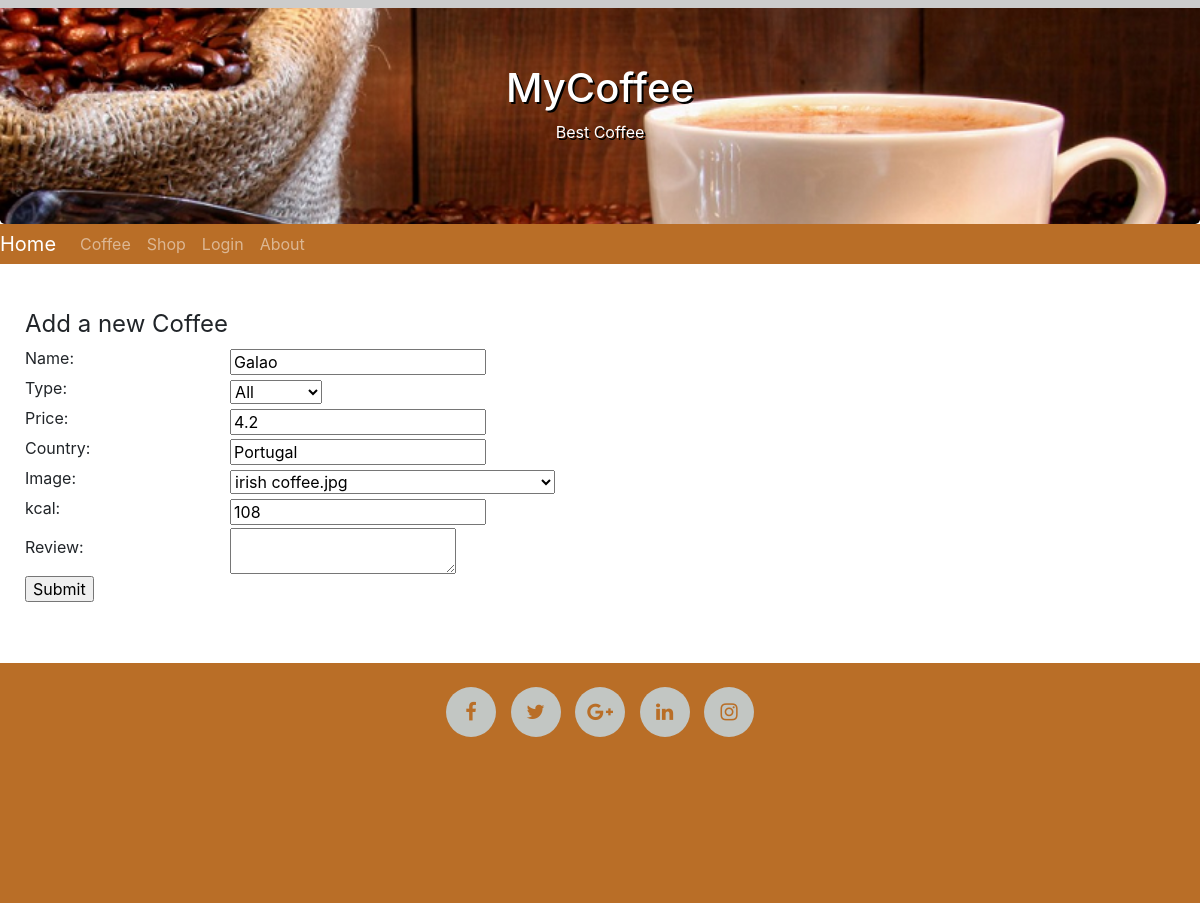
Screenshot of /CoffeeAdd.php?update=4 with the database file from the repository.
### tables this page shows
CREATE TABLE IF NOT EXISTS `coffee` (
  `coffeeId` int(11) NOT NULL AUTO_INCREMENT,
  `name` varchar(255) DEFAULT NULL,
  `type` varchar(255) DEFAULT NULL,
  `price` double DEFAULT NULL,
  `avgReview` varchar(255) DEFAULT NULL,
  `country` varchar(255) DEFAULT NULL,
  `image` varchar(255) DEFAULT NULL,
  `kcal` double DEFAULT NULL,
  `review` text,
  PRIMARY KEY (`coffeeId`)
);

### mvc/CoffeeModel.php (called while the page is built, shortened)
<?php
include('entite.php');
class CoffeeModel
{
    function GetCoffeeById($coffeeId){
        require 'config/config.php';
       $coffeeArray=array();
        $query = "SELECT * FROM coffee WHERE coffeeId LIKE '$coffeeId'";
        $result = mysqli_query($con,$query);
        while ($row = mysqli_fetch_array($result)) {
            $name=$row[1];
            $type=$row[2];
            $price=$row[3];
            $avgReview=$row[4];
            $country=$row[5];
            $image=$row[6];
            $kcal=$row[7];
            $review=$row[8];
            $coffee=new entite($coffeeId,$name,$type,$price,$avgReview,$country,$image,$kcal,$review);
            array_push($coffeeArray, $coffee);
        }
        return $coffee;
    }
}
?>

### mvc/entite.php (called while the page is built, shortened)
<?php
class entite
{
    function __construct($coffeeId, $name, $type, $price, $avgReview, $country, $image,$kcal,$review) {
        $this->name = $name;
        $this->price = $price;
        $this->country = $country;
        $this->kcal=$kcal;
    }
}
?>

### CoffeeAdd.php (the view, shortened to what this page needs)
<?php
require "mvc/CoffeeController.php";
$coffeeController=new CoffeeController();
if(isset($_GET["update"])){
    $coffee = $coffeeController->GetCoffeeById($_GET['update']);
    $content =
        "
<form method='post'>
     <fieldset>
    <table>
       <tr><td><legend>Add a new Coffee</legend></tr></td>
       <tr> <td><label for='name'>Name:</label></td>
       <td> <input type='text'  name='txtName' value='$coffee->name' ></td></tr>
        <tr><td><label>Type:</label></td>
       <td><select class='inputField' name='ddlType'>
            <option value='%'>All</option>"
        . $coffeeController->CreateOptionValues($coffeeController->GetCoffeeTypes()) .
        "</select></td></tr>
      <tr> <td><label for='price'>Price:</label></td>
      <td>  <input type='text' name='txtPrice' value='$coffee->price'></td></tr>
       <tr><td> <label for='avgReview'>Country:</label></td>
        <td><input type='text' name='txtCountry' value='$coffee->country' ></td></tr>
      <tr> <td><label for='avgReview'>Image:</label></td>
        <td><select class='inputField' name='ddlImage'>" . $coffeeController->GetImages() . "</select></td></tr>
        <tr><td><label for='avgReview'>kcal:</label></td>
        <td><input type='text' name='kcal' value='$coffee->kcal' ></td></tr>
       <tr><td> <label for='avgReview'>Review:</label></td>
        <td><textarea name='txtReview'></textarea></td></tr>
        <tr><td> <input type='submit' value='Submit'>$coffee->review</tr></td>
    </table>
   </fieldset>
</form>
";
}
include "template.php";
?>

### rows the page displays
coffee: txtName "Galao", txtPrice "4.2", txtCountry "Portugal", kcal "108"

### other values shown
form field ddlImage "irish coffee.jpg"
